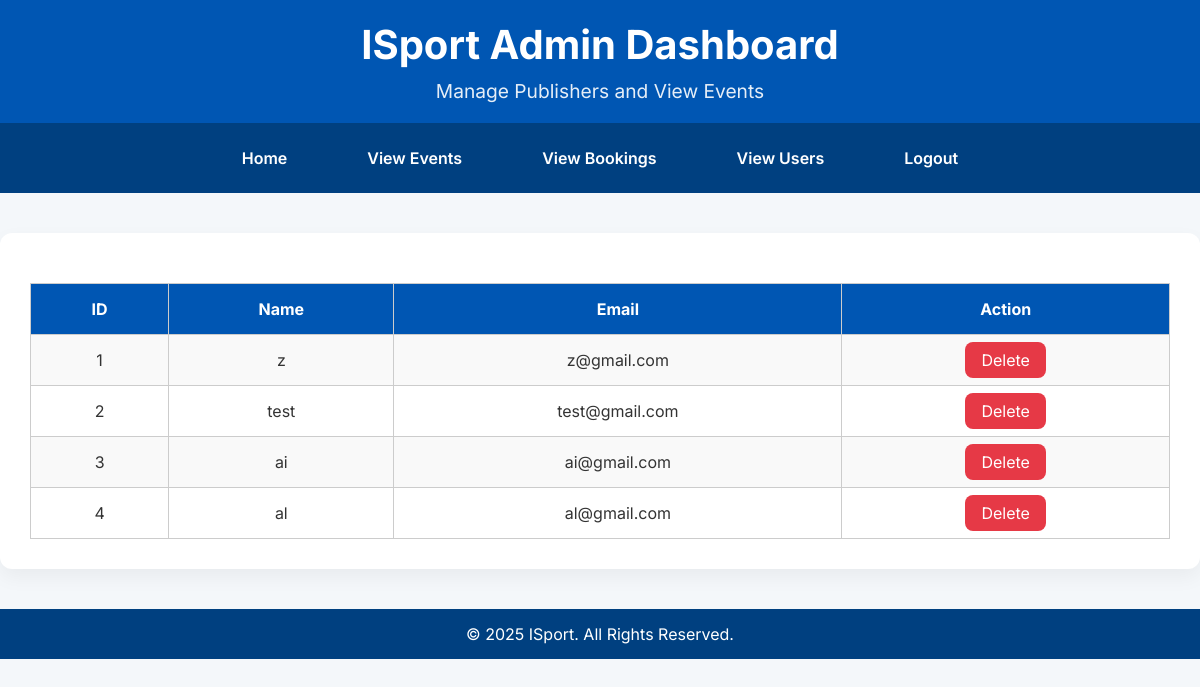
The app's page /view_publishers/ (signed in), older data.
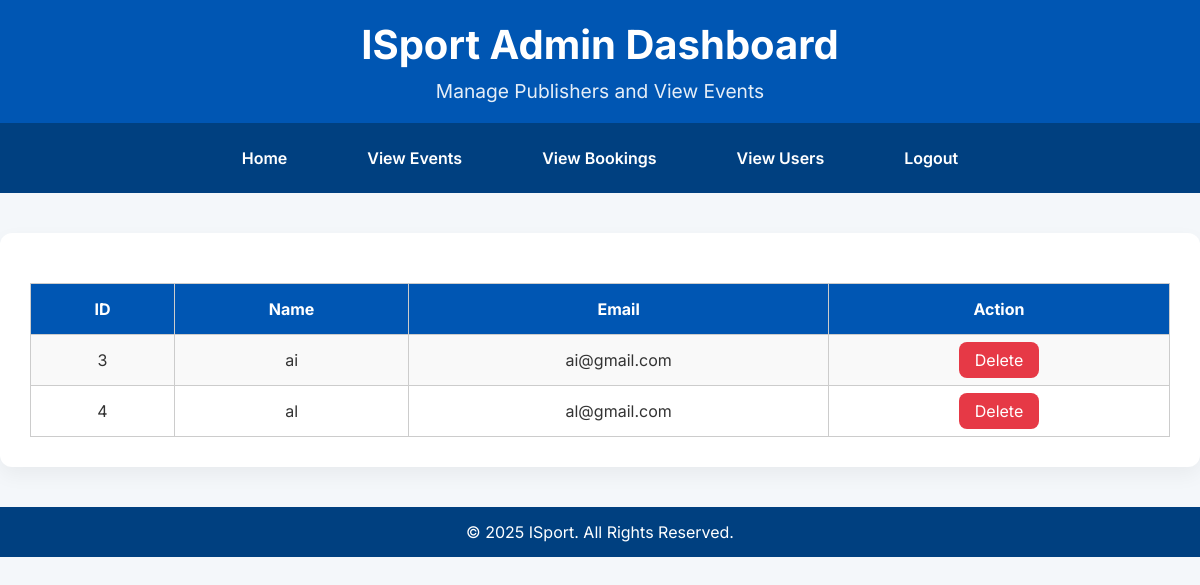
The same page, newer data.
### app/models.py (models this page shows, shortened)
class PublisherRegister(models.Model):
    STATUS_CHOICES = [
        ('pending', 'Pending'),
        ('approved', 'Approved'),
        ('rejected', 'Rejected'),
    ]
    email = models.EmailField(unique=True)
    name = models.TextField()
    organization = models.TextField()
    password = models.TextField()
    location = models.TextField()
    confirm_password = models.TextField()
    status = models.CharField(max_length=10, choices=STATUS_CHOICES, default='pending')  # Default is Pending

### app/views.py (the view)
# urls.py: path('view_publishers/', views.view_publishers, name='view_publishers'),
def view_publishers(request):
    if 'admin' not in request.session:
        return redirect('login')  # Ensure only admin can access
    publishers = PublisherRegister.objects.all()
    return render(request, 'admin/view_publishers.html', {'publishers': publishers})

### templates/admin/view_publishers.html (shortened to what this page needs)
<!DOCTYPE html>
<html lang="en">
<head>
</head>
<body>
    <header>
        <h1>ISport Admin Dashboard</h1>
        <p>Manage Publishers and View Events</p>
    </header>
    <nav>
        <a href="../adminhome">Home</a>
        <a href="../adminview_events">View Events</a>
        <a href="../adminbookings">View Bookings</a>
        <a href="../viewusers">View Users</a>
        <a href="../logout">Logout</a>
    </nav>
    <div class="container">
        <table>
            <tr>
                <th>ID</th>
                <th>Name</th>
                <th>Email</th>
                <th>Action</th>
            </tr>
            {% for publisher in publishers %}
            <tr>
                <td>{{ publisher.id }}</td>
                <td>{{ publisher.name }}</td>
                <td>{{ publisher.email }}</td>
                <td>
                    <a href="{% url 'delete_publisher' publisher.id %}" class="delete-btn" onclick="return confirm('Are you sure you want to delete this publisher?');">Delete</a>
                </td>
            </tr>
            {% endfor %}
        </table>
    </div>
    <footer>
        <p>&copy; 2025 ISport. All Rights Reserved.</p>
    </footer>
</body>
</html>

Row changes from the older to the newer data that the page shows:
removed PublisherRegister: id "1", name "z", email "z@gmail.com"
removed PublisherRegister: id "2", name "test", email "test@gmail.com"
